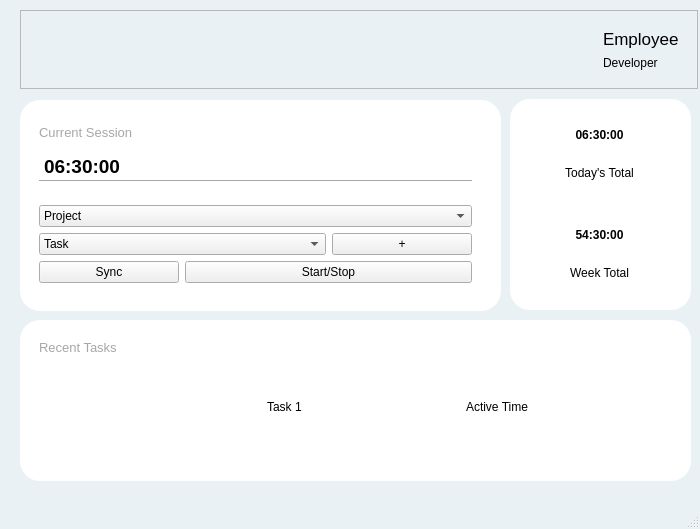
<?xml version="1.0" encoding="UTF-8"?>
<ui version="4.0">
 <class>ActiveTracker</class>
 <widget class="QMainWindow" name="ActiveTracker">
  <property name="geometry">
   <rect>
    <x>0</x>
    <y>0</y>
    <width>700</width>
    <height>529</height>
   </rect>
  </property>
  <property name="windowTitle">
   <string>ActiveTracker</string>
  </property>
  <property name="styleSheet">
   <string notr="true">QMainWindow{
	background-color: #eaf1f4
}</string>
  </property>
  <widget class="QWidget" name="centralwidget">
   <widget class="QFrame" name="frame_1">
    <property name="geometry">
     <rect>
      <x>20</x>
      <y>10</y>
      <width>678</width>
      <height>79</height>
     </rect>
    </property>
    <property name="styleSheet">
     <string notr="true"/>
    </property>
    <property name="frameShape">
     <enum>QFrame::StyledPanel</enum>
    </property>
    <property name="frameShadow">
     <enum>QFrame::Raised</enum>
    </property>
    <layout class="QHBoxLayout" name="horizontalLayout">
     <item>
      <widget class="QLabel" name="label_13">
       <property name="text">
        <string/>
       </property>
       <property name="pixmap">
        <pixmap>../ui-icons/icons8-menu-64.png</pixmap>
       </property>
       <property name="scaledContents">
        <bool>false</bool>
       </property>
      </widget>
     </item>
     <item>
      <spacer name="horizontalSpacer">
       <property name="orientation">
        <enum>Qt::Horizontal</enum>
       </property>
       <property name="sizeHint" stdset="0">
        <size>
         <width>508</width>
         <height>20</height>
        </size>
       </property>
      </spacer>
     </item>
     <item>
      <widget class="QWidget" name="widget" native="true">
       <layout class="QVBoxLayout" name="verticalLayout">
        <item>
         <widget class="QLabel" name="label">
          <property name="font">
           <font>
            <pointsize>13</pointsize>
           </font>
          </property>
          <property name="text">
           <string>Employee</string>
          </property>
         </widget>
        </item>
        <item>
         <widget class="QLabel" name="label_2">
          <property name="font">
           <font>
            <pointsize>9</pointsize>
           </font>
          </property>
          <property name="text">
           <string>Developer</string>
          </property>
         </widget>
        </item>
       </layout>
      </widget>
     </item>
    </layout>
   </widget>
   <widget class="QFrame" name="frame_2">
    <property name="geometry">
     <rect>
      <x>20</x>
      <y>100</y>
      <width>481</width>
      <height>211</height>
     </rect>
    </property>
    <property name="styleSheet">
     <string notr="true">QFrame{
	background-color: #fff;
	border-radius:20px;
}</string>
    </property>
    <property name="frameShape">
     <enum>QFrame::StyledPanel</enum>
    </property>
    <property name="frameShadow">
     <enum>QFrame::Raised</enum>
    </property>
    <widget class="QWidget" name="widget_2" native="true">
     <property name="geometry">
      <rect>
       <x>10</x>
       <y>9</y>
       <width>451</width>
       <height>183</height>
      </rect>
     </property>
     <layout class="QGridLayout" name="gridLayout_2">
      <item row="0" column="0">
       <widget class="QWidget" name="widget_3" native="true">
        <property name="styleSheet">
         <string notr="true"/>
        </property>
        <layout class="QVBoxLayout" name="verticalLayout_2">
         <item>
          <widget class="QLabel" name="label_3">
           <property name="font">
            <font>
             <pointsize>10</pointsize>
            </font>
           </property>
           <property name="styleSheet">
            <string notr="true">QLabel{
	color:rgb(167, 167, 167);
}</string>
           </property>
           <property name="text">
            <string>Current Session</string>
           </property>
          </widget>
         </item>
         <item>
          <widget class="QLabel" name="label_4">
           <property name="font">
            <font>
             <pointsize>14</pointsize>
             <weight>75</weight>
             <bold>true</bold>
            </font>
           </property>
           <property name="styleSheet">
            <string notr="true">QLabel{
	border-bottom: 1px solid rgb(167, 167, 167);;
}</string>
           </property>
           <property name="text">
            <string>06:30:00</string>
           </property>
          </widget>
         </item>
        </layout>
       </widget>
      </item>
      <item row="1" column="0">
       <widget class="QWidget" name="widget_4" native="true">
        <layout class="QGridLayout" name="gridLayout">
         <item row="0" column="0" colspan="3">
          <widget class="QComboBox" name="comboBox">
           <property name="placeholderText">
            <string/>
           </property>
           <item>
            <property name="text">
             <string>Project</string>
            </property>
           </item>
           <item>
            <property name="text">
             <string>Project_2</string>
            </property>
           </item>
           <item>
            <property name="text">
             <string>Project_3</string>
            </property>
           </item>
          </widget>
         </item>
         <item row="1" column="0" colspan="2">
          <widget class="QComboBox" name="comboBox_2">
           <item>
            <property name="text">
             <string>Task</string>
            </property>
           </item>
           <item>
            <property name="text">
             <string>Task_1</string>
            </property>
           </item>
           <item>
            <property name="text">
             <string>Task_2</string>
            </property>
           </item>
          </widget>
         </item>
         <item row="1" column="2">
          <widget class="QPushButton" name="pushButton">
           <property name="text">
            <string>+</string>
           </property>
          </widget>
         </item>
         <item row="2" column="0">
          <widget class="QPushButton" name="pushButton_2">
           <property name="text">
            <string>Sync</string>
           </property>
          </widget>
         </item>
         <item row="2" column="1" colspan="2">
          <widget class="QPushButton" name="pushButton_3">
           <property name="text">
            <string>Start/Stop</string>
           </property>
          </widget>
         </item>
        </layout>
       </widget>
      </item>
     </layout>
    </widget>
   </widget>
   <widget class="QFrame" name="frame_3">
    <property name="geometry">
     <rect>
      <x>20</x>
      <y>320</y>
      <width>671</width>
      <height>161</height>
     </rect>
    </property>
    <property name="styleSheet">
     <string notr="true">QFrame{
	background-color: #fff;
	border-radius:20px;
}</string>
    </property>
    <property name="frameShape">
     <enum>QFrame::StyledPanel</enum>
    </property>
    <property name="frameShadow">
     <enum>QFrame::Raised</enum>
    </property>
    <widget class="QWidget" name="widget_8" native="true">
     <property name="geometry">
      <rect>
       <x>10</x>
       <y>10</y>
       <width>651</width>
       <height>141</height>
      </rect>
     </property>
     <widget class="QLabel" name="label_6">
      <property name="geometry">
       <rect>
        <x>9</x>
        <y>9</y>
        <width>631</width>
        <height>16</height>
       </rect>
      </property>
      <property name="font">
       <font>
        <pointsize>10</pointsize>
       </font>
      </property>
      <property name="styleSheet">
       <string notr="true">QLabel{
	color:rgb(167, 167, 167);
}</string>
      </property>
      <property name="text">
       <string>Recent Tasks</string>
      </property>
     </widget>
     <widget class="QWidget" name="widget_5" native="true">
      <property name="geometry">
       <rect>
        <x>9</x>
        <y>31</y>
        <width>631</width>
        <height>101</height>
       </rect>
      </property>
      <widget class="QWidget" name="widget_11" native="true">
       <property name="geometry">
        <rect>
         <x>29</x>
         <y>10</y>
         <width>591</width>
         <height>71</height>
        </rect>
       </property>
       <layout class="QHBoxLayout" name="horizontalLayout_2">
        <item>
         <widget class="QLabel" name="label_5">
          <property name="text">
           <string/>
          </property>
          <property name="pixmap">
           <pixmap>../ui-icons/icons8-pause-48.png</pixmap>
          </property>
          <property name="scaledContents">
           <bool>false</bool>
          </property>
         </widget>
        </item>
        <item>
         <widget class="QLabel" name="label_7">
          <property name="text">
           <string>Task 1</string>
          </property>
         </widget>
        </item>
        <item>
         <widget class="QLabel" name="label_8">
          <property name="text">
           <string>Active Time</string>
          </property>
         </widget>
        </item>
       </layout>
      </widget>
     </widget>
    </widget>
   </widget>
   <widget class="QFrame" name="frame_4">
    <property name="geometry">
     <rect>
      <x>510</x>
      <y>99</y>
      <width>181</width>
      <height>211</height>
     </rect>
    </property>
    <property name="styleSheet">
     <string notr="true">QFrame{
	background-color: #fff;
	border-radius:20px;
}
</string>
    </property>
    <property name="frameShape">
     <enum>QFrame::StyledPanel</enum>
    </property>
    <property name="frameShadow">
     <enum>QFrame::Raised</enum>
    </property>
    <layout class="QVBoxLayout" name="verticalLayout_6">
     <item>
      <widget class="QWidget" name="widget_6" native="true">
       <widget class="QWidget" name="">
        <property name="geometry">
         <rect>
          <x>10</x>
          <y>10</y>
          <width>141</width>
          <height>71</height>
         </rect>
        </property>
        <layout class="QVBoxLayout" name="verticalLayout_4">
         <item>
          <widget class="QLabel" name="label_9">
           <property name="styleSheet">
            <string notr="true">QLabel{
	color: black;
	font-size: 12px;
	font-weight: bold;
}</string>
           </property>
           <property name="text">
            <string>06:30:00</string>
           </property>
           <property name="alignment">
            <set>Qt::AlignCenter</set>
           </property>
           <property name="margin">
            <number>0</number>
           </property>
          </widget>
         </item>
         <item>
          <widget class="QLabel" name="label_10">
           <property name="text">
            <string>Today's Total</string>
           </property>
           <property name="alignment">
            <set>Qt::AlignCenter</set>
           </property>
           <property name="margin">
            <number>0</number>
           </property>
          </widget>
         </item>
        </layout>
       </widget>
      </widget>
     </item>
     <item>
      <widget class="QWidget" name="widget_7" native="true">
       <widget class="QWidget" name="">
        <property name="geometry">
         <rect>
          <x>10</x>
          <y>10</y>
          <width>141</width>
          <height>71</height>
         </rect>
        </property>
        <layout class="QVBoxLayout" name="verticalLayout_5">
         <item>
          <widget class="QLabel" name="label_22">
           <property name="styleSheet">
            <string notr="true">QLabel{
	color: black;
	font-size: 12px;
	font-weight: bold;
}</string>
           </property>
           <property name="text">
            <string>54:30:00</string>
           </property>
           <property name="alignment">
            <set>Qt::AlignCenter</set>
           </property>
           <property name="margin">
            <number>0</number>
           </property>
          </widget>
         </item>
         <item>
          <widget class="QLabel" name="label_23">
           <property name="text">
            <string>Week Total</string>
           </property>
           <property name="alignment">
            <set>Qt::AlignCenter</set>
           </property>
           <property name="margin">
            <number>0</number>
           </property>
          </widget>
         </item>
        </layout>
       </widget>
      </widget>
     </item>
    </layout>
   </widget>
  </widget>
  <widget class="QMenuBar" name="menubar">
   <property name="geometry">
    <rect>
     <x>0</x>
     <y>0</y>
     <width>700</width>
     <height>21</height>
    </rect>
   </property>
  </widget>
  <widget class="QStatusBar" name="statusbar"/>
 </widget>
 <resources/>
 <connections/>
</ui>
